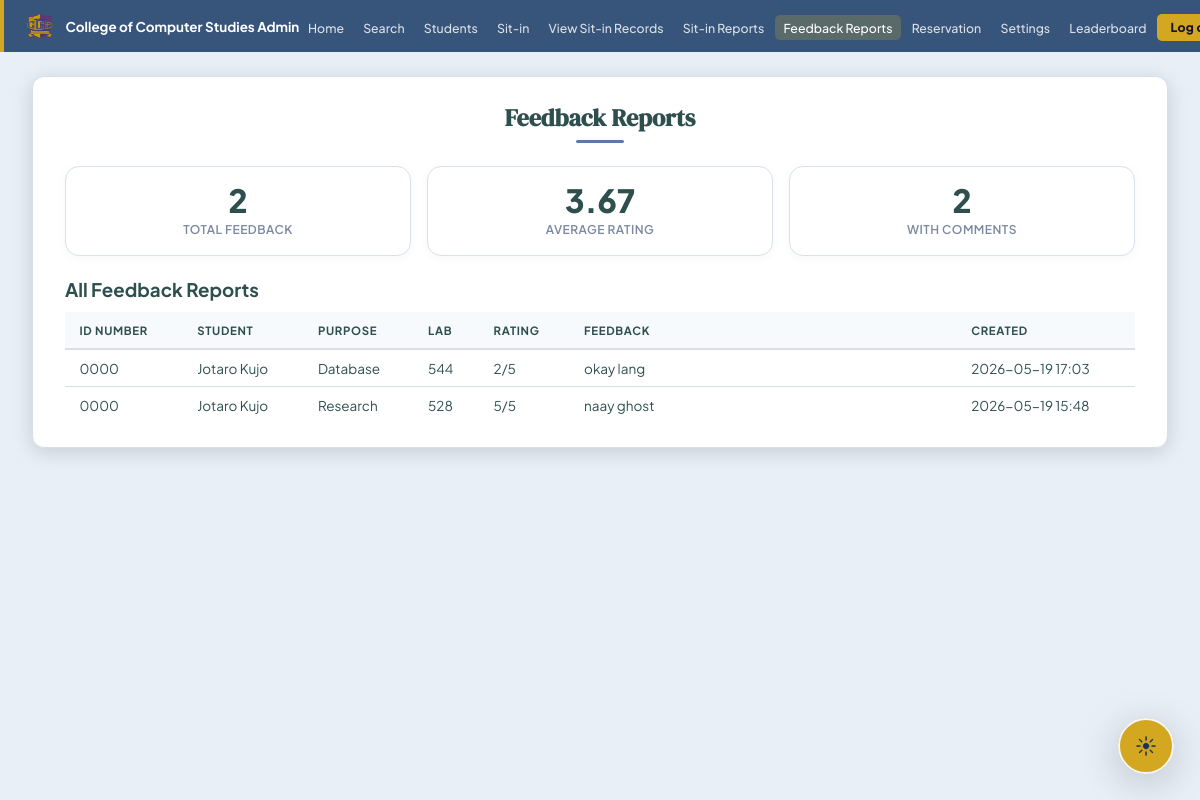
Page /admin/feedback-reports (signed in) on the committed database.
### tables this page shows
CREATE TABLE feedback (
            id           INTEGER PRIMARY KEY AUTOINCREMENT,
            user_id      INTEGER NOT NULL,
            sit_in_log_id INTEGER NOT NULL,
            rating       INTEGER DEFAULT 0,
            feedback_text TEXT DEFAULT '',
            created_at   DATETIME DEFAULT CURRENT_TIMESTAMP,
            UNIQUE(user_id, sit_in_log_id),
            FOREIGN KEY(user_id) REFERENCES users(id),
            FOREIGN KEY(sit_in_log_id) REFERENCES sit_in_logs(id)
        );

CREATE TABLE users (
            id                 INTEGER PRIMARY KEY AUTOINCREMENT,
            id_number          TEXT UNIQUE NOT NULL,
            last_name          TEXT NOT NULL,
            first_name         TEXT NOT NULL,
            middle_name        TEXT DEFAULT '',
            course             TEXT DEFAULT '',
            course_level       INTEGER DEFAULT 1,
            email              TEXT DEFAULT '',
            address            TEXT DEFAULT '',
            password           TEXT NOT NULL,
            sessions_remaining INTEGER DEFAULT 30,
            is_admin           INTEGER DEFAULT 0,
            created_at         DATETIME DEFAULT CURRENT_TIMESTAMP
        , profile_pic TEXT DEFAULT '', must_change_password INTEGER DEFAULT 0, reservation_points INTEGER DEFAULT 0, reward_points INTEGER DEFAULT 0, completed_tasks INTEGER DEFAULT 0, admin_remarks TEXT DEFAULT '');

CREATE TABLE sit_in_logs (
            id          INTEGER PRIMARY KEY AUTOINCREMENT,
            user_id     INTEGER NOT NULL,
            lab_room    TEXT DEFAULT '',
            purpose     TEXT DEFAULT '',
            time_in     DATETIME DEFAULT CURRENT_TIMESTAMP,
            time_out    DATETIME,
            status      TEXT DEFAULT 'Active', source TEXT DEFAULT 'admin', admin_remarks TEXT DEFAULT '', request_reason TEXT DEFAULT '', pc_number TEXT DEFAULT '', software TEXT DEFAULT '',
            FOREIGN KEY(user_id) REFERENCES users(id)
        );

### SYSARCH32-SITIN-MONITORING-main/app.py (the view)
@app.route('/admin/feedback-reports')
@admin_required
def admin_feedback_reports():
    conn = get_db()
    feedback_rows = [dict(r) for r in conn.execute('''
        SELECT f.*, u.id_number, u.first_name, u.last_name, s.purpose, s.lab_room
        FROM feedback f
        JOIN users u ON f.user_id=u.id
        JOIN sit_in_logs s ON f.sit_in_log_id=s.id
        ORDER BY f.created_at DESC
    ''').fetchall()]
    stats = {
        'total_feedback': len(feedback_rows),
        'avg_rating': round(conn.execute("SELECT COALESCE(AVG(rating), 0) FROM feedback").fetchone()[0] or 0, 2),
        'with_comments': conn.execute("SELECT COUNT(*) FROM feedback WHERE TRIM(feedback_text) != ''").fetchone()[0],
    }
    conn.close()
    return render_template('admin_feedback_reports.html', feedback_rows=feedback_rows, stats=stats, logo=get_logo())

### SYSARCH32-SITIN-MONITORING-main/app.py (called while the page is built)
def get_db():
    conn = sqlite3.connect(DB, timeout=30)
    conn.row_factory = sqlite3.Row
    conn.execute('PRAGMA foreign_keys = ON')
    conn.execute('PRAGMA busy_timeout = 30000')
    return conn

def fetch_user(conn, user_id):
    return conn.execute('SELECT * FROM users WHERE id=?', (user_id,)).fetchone()

def get_logo():
    conn = get_db()
    row = conn.execute("SELECT value FROM settings WHERE key='logo_filename'").fetchone()
    conn.close()
    return row['value'] if row else ''

def lab_capacity_map(conn):
    capacities = {lab: PC_COUNT for lab in LAB_ROOMS}
    for row in conn.execute('SELECT lab_room, capacity FROM lab_availability').fetchall():
        lab = normalize_lab_room(row['lab_room'])
        if not lab:
            continue
        try:
            capacities[lab] = max(1, int(row['capacity'] or PC_COUNT))
        except (TypeError, ValueError):
            capacities[lab] = PC_COUNT
    return capacities

@app.context_processor
def inject_lab_capacities():
    conn = get_db()
    try:
        return {'lab_capacities': lab_capacity_map(conn)}
    finally:
        conn.close()

def normalize_lab_room(value):
    value = (value or '').strip()
    return value if value in LAB_ROOMS else ''

def admin_required(f):
    @wraps(f)
    def decorated(*args, **kwargs):
        if not session.get('is_admin'):
            return redirect(url_for('login'))
        if request.endpoint != 'force_change_password':
            conn = get_db()
            try:
                user = fetch_user(conn, session.get('user_id'))
            finally:
                conn.close()
            if user and user['must_change_password']:
                return redirect(url_for('force_change_password'))
        return f(*args, **kwargs)
    return decorated

### SYSARCH32-SITIN-MONITORING-main/templates/admin_feedback_reports.html (shortened to what this page needs)
{% extends "admin_base.html" %}
{% block content %}
<div class="page-card">
  <h1 class="page-title">Feedback Reports</h1>
  <div class="rpt-summary">
    <div class="rpt-stat-card">
      <div class="rpt-stat-val">{{ stats.total_feedback }}</div>
      <div class="rpt-stat-lbl">Total Feedback</div>
    </div>
    <div class="rpt-stat-card">
      <div class="rpt-stat-val">{{ stats.avg_rating }}</div>
      <div class="rpt-stat-lbl">Average Rating</div>
    </div>
    <div class="rpt-stat-card">
      <div class="rpt-stat-val">{{ stats.with_comments }}</div>
      <div class="rpt-stat-lbl">With Comments</div>
    </div>
  </div>
  <div style="display:flex;align-items:center;justify-content:space-between;margin-bottom:.7rem;">
    <h3 class="rpt-section-title">All Feedback Reports</h3>
  </div>
  <table class="data-table">
    <thead>
      <tr>
        <th>ID Number</th>
        <th>Student</th>
        <th>Purpose</th>
        <th>Lab</th>
        <th>Rating</th>
        <th>Feedback</th>
        <th>Created</th>
      </tr>
    </thead>
    <tbody>
      {% for row in feedback_rows %}
      <tr>
        <td>{{ row.id_number }}</td>
        <td>{{ row.first_name }} {{ row.last_name }}</td>
        <td>{{ row.purpose or '-' }}</td>
        <td>{{ row.lab_room or '-' }}</td>
        <td>{{ row.rating }}/5</td>
        <td style="white-space: normal; min-width: 320px;">{{ row.feedback_text or 'No written comment.' }}</td>
        <td>{{ row.created_at[:16] }}</td>
      </tr>
      {% else %}
      <tr><td colspan="7" class="no-data">No feedback reports available.</td></tr>
      {% endfor %}
    </tbody>
  </table>
</div>
{% endblock %}

### SYSARCH32-SITIN-MONITORING-main/static/combined_admin.css (style rules this page uses)
*, *::before, *::after { box-sizing: border-box; margin: 0; padding: 0; }
:root { --violet: #5B7AA8; --violet-dark: #37557A; --violet-soft: #D7E3F2; --violet-mid: #7B6CA2; --yellow: #D4A720; --yellow-dark: #A78310; --yellow-soft: #F7EDD5; --bg: #E8EFF7; --surface: #FFFFFF; --border: #BAC5D4; --border-soft: #D7DEE7; --text: #2F4F4F; --text-2: #708090; --text-3: #778899; --success: #90EE90; --success-bg: #F0FFF0; --error: #FFA07A; --error-bg: #FFF0F0; --shadow-sm: 0 1px 4px rgba(0,0,0,.1); --shadow-md: 0 4px 20px rgba(0,0,0,.15); --shadow-lg: 0 8px 40px rgba(0,0,0,.2); --radius: 12px; --radius-sm: 8px; --radius-xs: 5px; }
body { font-family: 'Plus Jakarta Sans', sans-serif; background: var(--bg); min-height: 100vh; display: flex; flex-direction: column; color: var(--text); -webkit-font-smoothing: antialiased; }
table { width: 100%; border-collapse: collapse; font-size: .855rem; }
th { text-align: left; padding: .6rem .9rem; font-size: .72rem; font-weight: 700; text-transform: uppercase; letter-spacing: .06em; color: var(--text-3); border-bottom: 2px solid var(--border); background: var(--bg); }
td { padding: .65rem .9rem; border-bottom: 1px solid var(--border-soft); vertical-align: middle; }
tr:last-child td { border-bottom: none; }
.admin-body { background: #f5f4fb; }
.page-card { background: var(--surface); border-radius: var(--radius); padding: 1.5rem 2rem; max-width: 1200px; margin: 0 auto; border: 1px solid var(--border-soft); }
.page-title { font-family: 'DM Serif Display', serif; font-size: 1.5rem; text-align: center; margin-bottom: 1.4rem; color: var(--text); position: relative; }
.page-title::after { content: ''; display: block; width: 48px; height: 3px; background: var(--violet); border-radius: 2px; margin: .4rem auto 0; }
.data-table { width: 100%; border-collapse: collapse; font-size: .845rem; }
.data-table th { background: var(--bg); text-align: left; padding: .65rem .9rem; font-size: .71rem; font-weight: 700; text-transform: uppercase; letter-spacing: .06em; color: var(--text-3); border-bottom: 2px solid var(--border); white-space: nowrap; }
.data-table td { padding: .6rem .9rem; border-bottom: 1px solid var(--border-soft); vertical-align: middle; }
.data-table tr:last-child td { border-bottom: none; }

### SYSARCH32-SITIN-MONITORING-main/templates/admin_feedback_reports.html (style rules this page uses)
.rpt-summary { display:grid; grid-template-columns:repeat(3,1fr); gap:1rem; margin-bottom:1.4rem; }
.rpt-stat-card { background:#fff; border:1px solid #d8e1ec; border-radius:14px; padding:1.1rem 1.2rem; text-align:center; box-shadow:0 2px 8px rgba(70,93,121,.05); }
.rpt-stat-val { font-size:2rem; font-weight:800; line-height:1; }
.rpt-stat-lbl { font-size:.75rem; color:#7b88a0; font-weight:600; margin-top:.35rem; text-transform:uppercase; letter-spacing:.04em; }

### rows in the picture
feedback: id_number "0000", first_name "Jotaro", last_name "Kujo", purpose "Database", lab_room "544", rating "2", feedback_text "okay lang", created_at "2026-05-19 17:03"
feedback: id_number "0000", first_name "Jotaro", last_name "Kujo", purpose "Research", lab_room "528", rating "5", feedback_text "naay ghost", created_at "2026-05-19 15:48"

### other values in the picture
{{ stats.total_feedback }} "2"
{{ stats.avg_rating }} "3.67"
{{ stats.with_comments }} "2"
